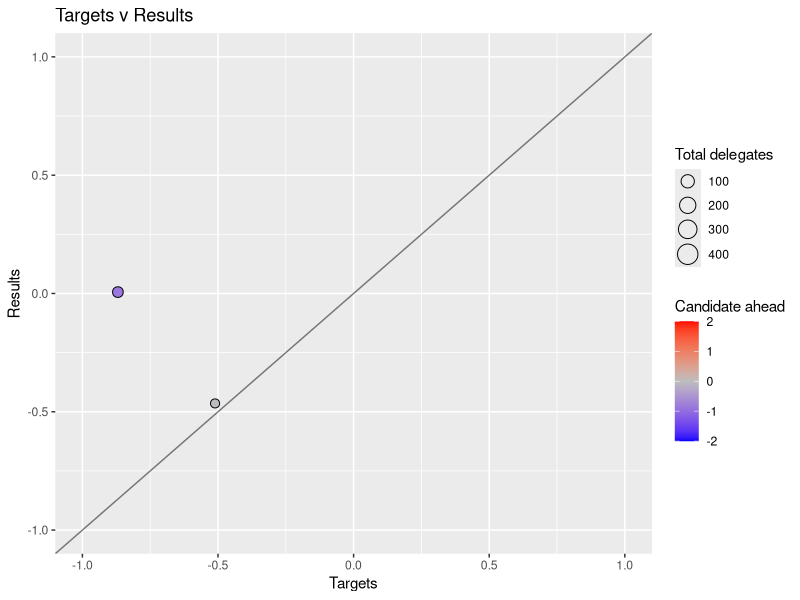

Write the R code that produced this figure.
## ---- chunk 1
require(ggplot2)
## ---- chunk 2
delegates <- data.frame(State = c("Iowa", "New Hampshire"),
                        Clinton_percentage=c(49.86, 37.95), Sanders_percentage=c(49.57, 60.4),
                        Clinton_target=c(13, 9), Sanders_target=c(31, 15))
## ---- chunk 3
plot <- ggplot(delegates, aes(x = log(Clinton_target/Sanders_target), y = log(Clinton_percentage/Sanders_percentage),
                              fill = log(Clinton_target/Sanders_target) - log(Clinton_percentage/Sanders_percentage))) +
  #geom_text( aes(label=State), hjust = 0, vjust = 0 ) +
  geom_point( aes(size = Clinton_target+Sanders_target), shape=21) +
  scale_size_continuous(range = c(2,7), limits = c(14,475)) +
  scale_fill_gradientn(colours = c("blue", "grey", "red"), name="Candidate ahead", limits=c(-2,2)) +
  labs(title = "Targets v Results", x = "Targets", y = "Results", size = "Total delegates") +
  geom_abline(intercept = 0, slope=1, alpha = 0.5) +
  xlim(-1,1) + ylim(-1,1)
plot
